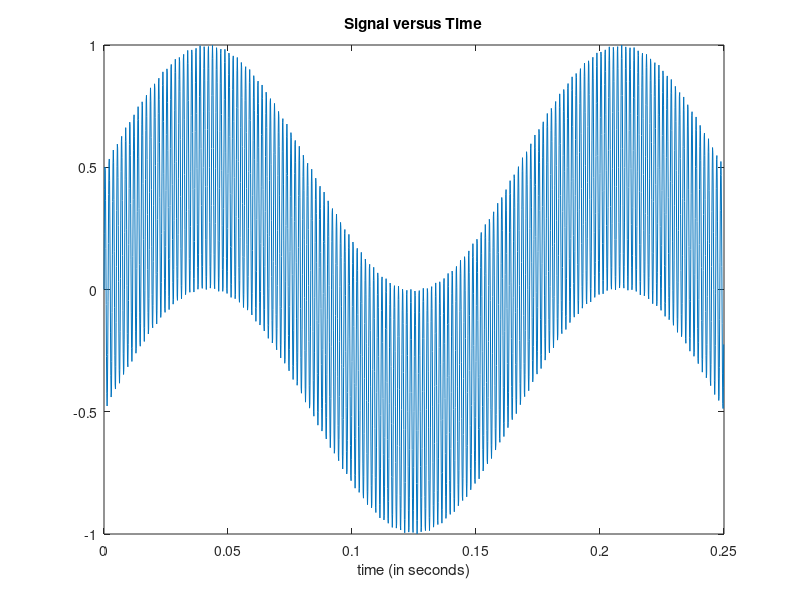

Reproduce this figure in MATLAB. (Note: this script raises an error after producing the figure.)
%%Time specifications:
Fs = 8000;                   % samples per second
dt = 1/Fs;                   % seconds per sample
StopTime = 0.25;             % seconds
t = (0:dt:StopTime-dt)';     % seconds

%%Sine wave:
Fc = 6;                     % hertz
x = 0.5 * sin(2*pi*Fc*t) + 0.5 * sin(200*pi*Fc*t);

% Plot the signal versus time:
figure;
plot(t,x);
xlabel('time (in seconds)');
title('Signal versus Time');

writematrix(int16(x * 2^15),'input.txt');
